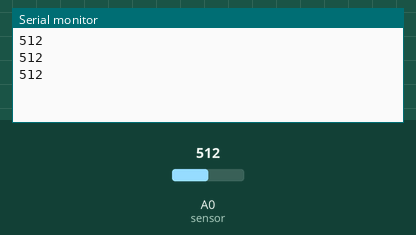
This sketch was run on a simulated Arduino Uno, built with avr-gcc and run on an emulated ATmega328P. On the bench: the last lines printed to the serial monitor. Inputs (shaded band) come from the test bench; at power-on: A0 (sensor) = 512.

Above: at 1.2 s.
1.3 s: A0 (sensor) set to 716
At 1.9 s:
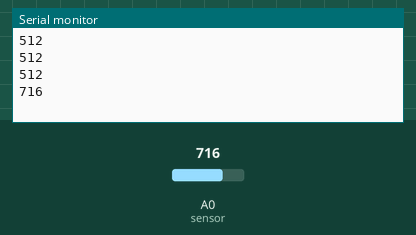
2.8 s: A0 (sensor) set to 900
At 3.4 s:
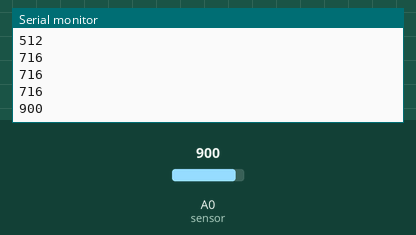
Timing chart, 0 to 5.8 s (numbered marks = the images above; inputs shaded):
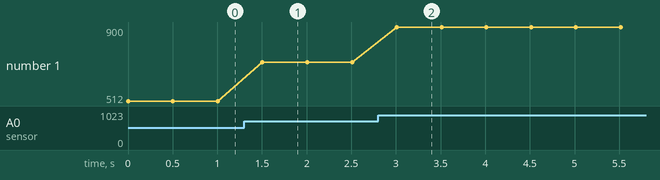

Measured:
- after the input at 1.3 s, the serial monitor: prints a new line after 0.21 s (image 1)
- after the input at 2.8 s, the serial monitor: prints a new line after 0.21 s (image 2)
- plotted number 1: 512 → 716 after the input at 1.3 s, 716 → 900 after the input at 2.8 s

The sketch:

P2_ValorMayorLecturas.ino
```cpp
int sensor = A0;
void setup() {
  // put your setup code here, to run once:
  Serial.begin(9600);
}
int lecturas = 10;
int contLecturas = 0;
int valor = 0;
int valorMayor = -1;
void loop() {
  // put your main code here, to run repeatedly:
  for(contLecturas = 0; contLecturas < lecturas; contLecturas++){
      valor = analogRead(sensor);
      if(valor > valorMayor){ valorMayor = valor;      }
      delayMicroseconds(10);
  }
  Serial.println(valorMayor);
  delay(500);
}
```
